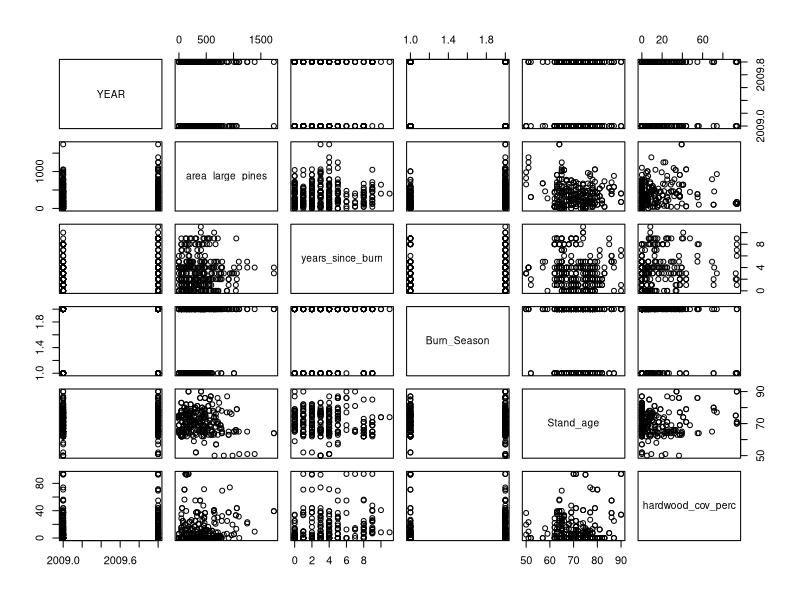
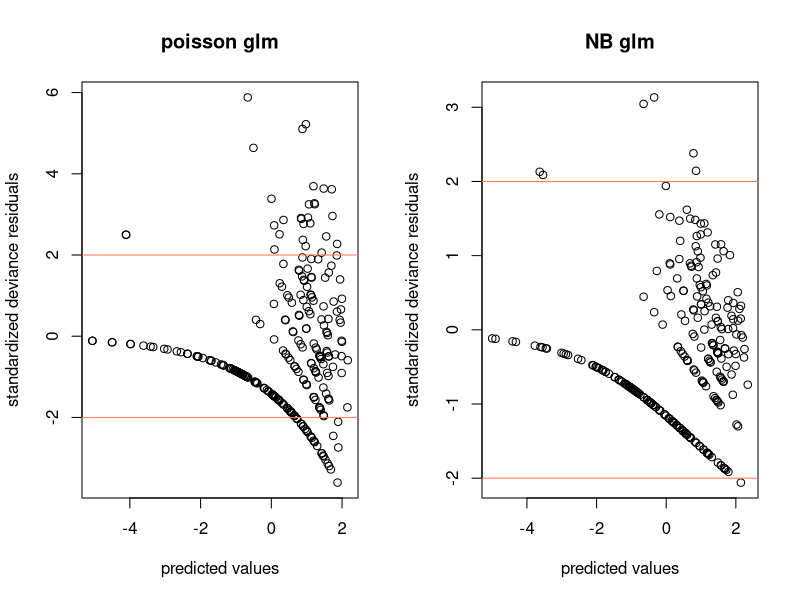
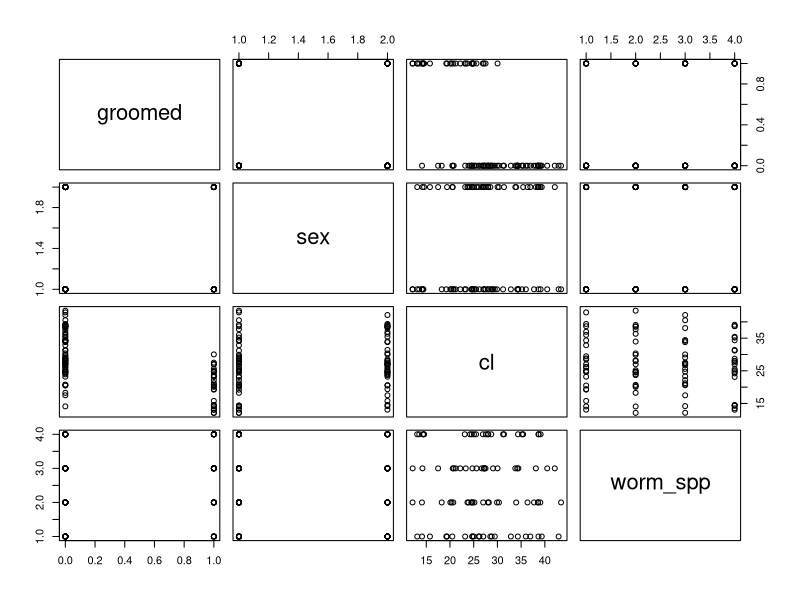
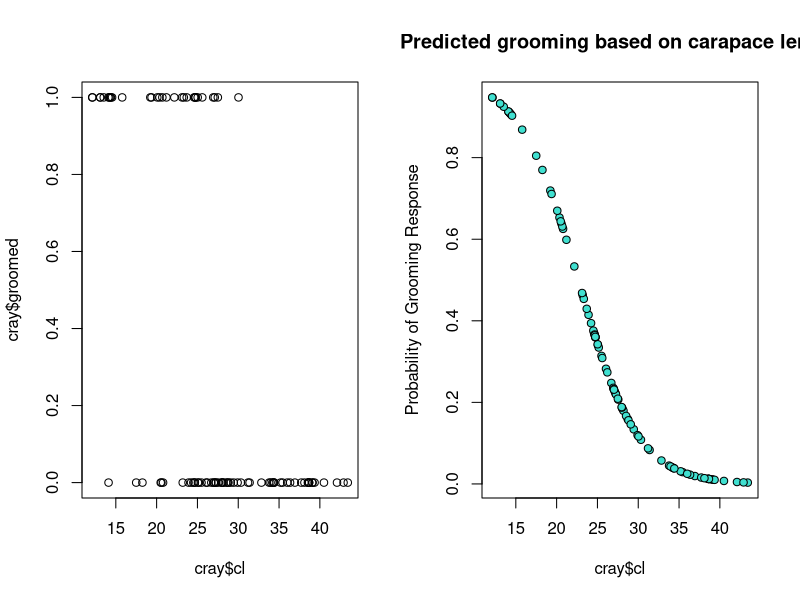
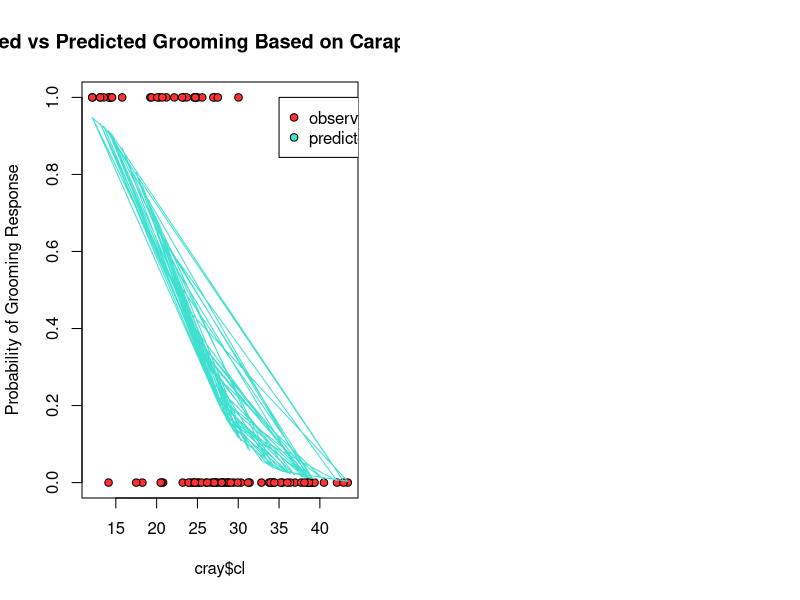

Write the R code that produced these figures, in order.
## ---- chunk 1
library(MASS)
library(lmtest)
setwd("C:/Users/Kent Codding/Desktop/Adv Biostat/Lab 5")
df <- read.csv("BACS.csv", row.names = 1)
## ---- chunk 2
plot(df[-1]) #plots all potential explanatory variables (not including response var - BACS)
## ---- chunk 3
# use pearson's r to check
cor(df$hardwood_cov_perc, df$years_since_burn) #not collinear
# cor(df$hardwood_cov_perc, df$Burn_Season) not numeric


## ---- chunk 4
mod1p <- glm(BACS ~ ., data = df, family = "poisson") 
summary(mod1p)
## ---- chunk 5
mod1p$deviance/mod1p$df.residual > 1.5 #if TRUE, then overdispersion is apparent
## ---- chunk 6
mod1nb <- glm.nb(BACS ~ ., data = df) 
summary(mod1nb)
## ---- chunk 7
mod1nb$deviance / mod1nb$df.residual
lrtest(mod1p,mod1nb)

## ---- chunk 8
#poisson
par(mfrow = c(1,2))
plot(predict(mod1p),residuals.glm(mod1p), 
     main = "poisson glm",
     xlab = "predicted values",
     ylab = "standardized deviance residuals")
#ideally deviance residuals will fall between -2 and 2
abline(h = c(2,-2), col = "coral")

#now the NB model
plot(predict(mod1nb),residuals.glm(mod1nb), main = "NB glm",
     xlab = "predicted values",
     ylab = "standardized deviance residuals")
abline(h = c(2,-2), col = "coral")
## ---- chunk 9
#drop 1 method
drop1(mod1nb, test = "F")
## ---- chunk 10
mod2 <- glm.nb(BACS ~ area_large_pines + years_since_burn + Burn_Season + 
    Stand_age + hardwood_cov_perc, data = df)
summary(mod2)
## ---- chunk 11
drop1(mod2, test = "F")
## ---- chunk 12
mod3 <- glm.nb(BACS ~ years_since_burn +      Burn_Season + 
    Stand_age + 
    hardwood_cov_perc,
    data = df)
summary(mod3)
## ---- chunk 13
# residual deviance/ null deviance
mod3$deviance / mod3$null.deviance
## ---- chunk 14
cray <- read.csv("cray_groom.csv", row.names = 1)
## ---- chunk 15
plot(cray)
## ---- chunk 16
plot(cray$groomed ~ cray$cl) 
## ---- chunk 17
cray.mod1 <- glm(groomed ~ sex + cl + worm_spp,
                 data = cray,
                 family = "binomial")
summary(cray.mod1)
## ---- chunk 18
drop1(cray.mod1, test = "Chisq")
## ---- chunk 19
cray.mod2 <- glm(groomed ~ sex + cl,
                 data = cray,
                 family = "binomial")
summary(cray.mod2)
## ---- chunk 20
drop1(cray.mod2, test = "Chisq")

## ---- chunk 21
ultimate.cray.mod <- glm(groomed ~ cl,
     data = cray,
     family = "binomial")
summary(ultimate.cray.mod)
## ---- chunk 22
y_pred <- predict(ultimate.cray.mod, type = "response")
plot(y_pred ~ cray$cl,
     main = "Predicted grooming based on carapace length",
     ylab = "Probability of Grooming Response",
     pch = 21,
     bg = "turquoise")
## ---- chunk 23
plot(cray$groomed ~ cray$cl,
     main = "Observed vs Predicted Grooming Based on Carapace Length",
     ylab = "Probability of Grooming Response",
     pch = 21,
     bg = "firebrick1")
lines(y_pred ~ cray$cl,
      col = "turquoise")
legend(35, 1, c("observed", "predicted"),
       pch = 21,
       pt.bg = c("firebrick1", "turquoise"))
